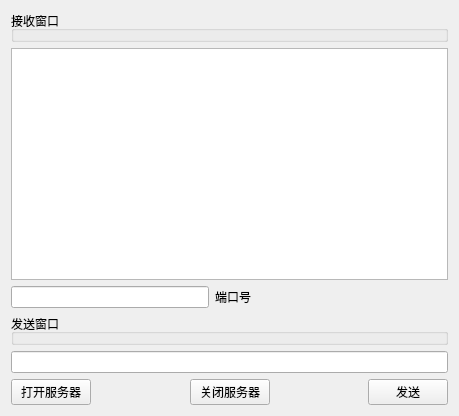
<?xml version="1.0" encoding="UTF-8"?>
<ui version="4.0">
 <class>Widget</class>
 <widget class="QWidget" name="Widget">
  <property name="geometry">
   <rect>
    <x>0</x>
    <y>0</y>
    <width>459</width>
    <height>416</height>
   </rect>
  </property>
  <property name="windowTitle">
   <string>Widget</string>
  </property>
  <layout class="QGridLayout" name="gridLayout">
   <item row="0" column="0">
    <widget class="QGroupBox" name="groupBox">
     <property name="title">
      <string>接收窗口</string>
     </property>
    </widget>
   </item>
   <item row="1" column="0">
    <layout class="QVBoxLayout" name="verticalLayout">
     <item>
      <widget class="QPlainTextEdit" name="recvEdit">
       <property name="readOnly">
        <bool>true</bool>
       </property>
      </widget>
     </item>
     <item>
      <layout class="QHBoxLayout" name="horizontalLayout_2">
       <item>
        <widget class="QLineEdit" name="portEdit"/>
       </item>
       <item>
        <widget class="QLabel" name="label">
         <property name="text">
          <string>端口号</string>
         </property>
        </widget>
       </item>
       <item>
        <spacer name="horizontalSpacer_3">
         <property name="orientation">
          <enum>Qt::Horizontal</enum>
         </property>
         <property name="sizeHint" stdset="0">
          <size>
           <width>40</width>
           <height>20</height>
          </size>
         </property>
        </spacer>
       </item>
      </layout>
     </item>
     <item>
      <widget class="QGroupBox" name="groupBox_2">
       <property name="title">
        <string>发送窗口</string>
       </property>
      </widget>
     </item>
     <item>
      <widget class="QLineEdit" name="sendEdit"/>
     </item>
     <item>
      <layout class="QHBoxLayout" name="horizontalLayout">
       <item>
        <widget class="QPushButton" name="openBt">
         <property name="text">
          <string>打开服务器</string>
         </property>
        </widget>
       </item>
       <item>
        <spacer name="horizontalSpacer">
         <property name="orientation">
          <enum>Qt::Horizontal</enum>
         </property>
         <property name="sizeHint" stdset="0">
          <size>
           <width>18</width>
           <height>18</height>
          </size>
         </property>
        </spacer>
       </item>
       <item>
        <widget class="QPushButton" name="closeBt">
         <property name="text">
          <string>关闭服务器</string>
         </property>
        </widget>
       </item>
       <item>
        <spacer name="horizontalSpacer_2">
         <property name="orientation">
          <enum>Qt::Horizontal</enum>
         </property>
         <property name="sizeHint" stdset="0">
          <size>
           <width>18</width>
           <height>18</height>
          </size>
         </property>
        </spacer>
       </item>
       <item>
        <widget class="QPushButton" name="pushButton_3">
         <property name="text">
          <string>发送</string>
         </property>
        </widget>
       </item>
      </layout>
     </item>
    </layout>
   </item>
  </layout>
 </widget>
 <layoutdefault spacing="6" margin="11"/>
 <resources/>
 <connections/>
</ui>
